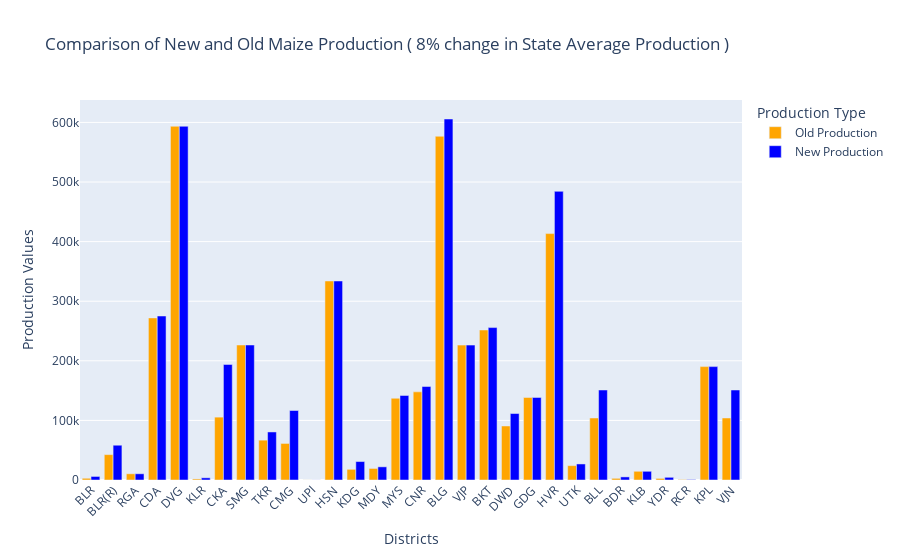

Write notebook code for a chart like this one.
### Code cell
new_val = filtered_rows['New_Production']
old_val = y_st['Maize_Production']

import plotly.graph_objects as go

# Define the values
new_val = filtered_rows['New_Production']
old_val = y_st['Maize_Production']
abbreviations = filtered_rows['Abbreviation']

# Create the figure
fig = go.Figure()

# Add the Old Production bars
fig.add_trace(go.Bar(
    x=abbreviations,
    y=old_val,
    name='Old Production',
    marker_color='orange'
))


# Add the New Production bars
fig.add_trace(go.Bar(
    x=abbreviations,
    y=new_val,
    name='New Production',
    marker_color='blue'
))


# Update layout for better readability
fig.update_layout(
    title='Comparison of New and Old Maize Production ( 8% change in State Average Production )',
    xaxis_title='Districts',
    yaxis_title='Production Values',
    barmode='group',  # To display bars side by side
    xaxis_tickangle=-45,  # Rotate x-axis labels for better readability
    legend_title='Production Type'
)

# Show the figure
fig.show()

### Figure 1 — Plotly figure (JSON) as saved in the notebook; plotly's stock layout.template omitted (floating-point values rounded to 4 significant figures)
{"data": [{"marker": {"color": "orange"}, "name": "Old Production", "type": "bar", "x": ["BLR", "BLR(R)", "RGA", "CDA", "DVG", "KLR", "CKA", "SMG", "TKR", "CMG", "UPI", "HSN", "KDG", "MDY", "MYS", "CNR", "BLG", "VJP", "BKT", "DWD", "GDG", "HVR", "UTK", "BLL", "BDR", "KLB", "YDR", "RCR", "KPL", "VJN"], "y": [2879, 42583, 10450, 271975, 593544, 1759, 105491, 226532, 66868, 61353, 109, 333937, 17921, 19387, 137154, 147886, 576758, 226327, 251699, 90634, 138476, 413487, 24088, 104045, 2791, 14621, 2673, 723, 190252, 104045]}, {"marker": {"color": "blue"}, "name": "New Production", "type": "bar", "x": ["BLR", "BLR(R)", "RGA", "CDA", "DVG", "KLR", "CKA", "SMG", "TKR", "CMG", "UPI", "HSN", "KDG", "MDY", "MYS", "CNR", "BLG", "VJP", "BKT", "DWD", "GDG", "HVR", "UTK", "BLL", "BDR", "KLB", "YDR", "RCR", "KPL", "VJN"], "y": [5976.0, 58360.0, 10450.0, 275200.0, 593500.0, 3672.0, 193900.0, 226500.0, 80610.0, 116600.0, 109.0, 333900.0, 30970.0, 22100.0, 141800.0, 156900.0, 605800.0, 226300.0, 255800.0, 111600.0, 138500.0, 484400.0, 26920.0, 151000.0, 5210.0, 14620.0, 4522.0, 723.0, 190300.0, 151000.0]}], "layout": {"barmode": "group", "legend": {"title": {"text": "Production Type"}}, "title": {"text": "Comparison of New and Old Maize Production ( 8% change in State Average Production )"}, "xaxis": {"tickangle": -45, "title": {"text": "Districts"}}, "yaxis": {"title": {"text": "Production Values"}}}}
